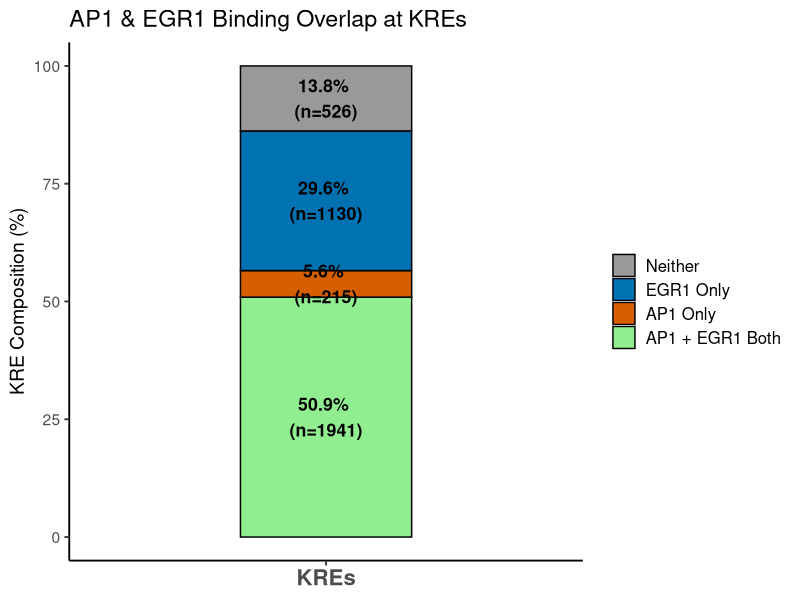

This chart was generated by the following R code:
# Load libraries
library(ggplot2)
library(dplyr)
# Create the dataframe
kre_breakdown <- data.frame(
  Binding_Status = factor(
    c("AP1 + EGR1 Both", "AP1 Only", "EGR1 Only", "Neither"),
    levels = c("Neither", "EGR1 Only", "AP1 Only", "AP1 + EGR1 Both") 
  ),
  Count = c(1941, 215, 1130, 526) 
)
kre_breakdown <- kre_breakdown %>%
  mutate(Percentage = (Count / sum(Count)) * 100,
         Label = paste0(round(Percentage, 1), "% \n(n=", Count, ")"))
# Generate plot
ggplot(kre_breakdown, aes(x = "KREs", y = Percentage, fill = Binding_Status)) +
  geom_bar(stat = "identity", width = 0.4, color = "black", size = 0.5) +
  
  geom_text(aes(label = Label), position = position_stack(vjust = 0.5), size = 4.5, fontface = "bold") +
  
  scale_fill_manual(values = c("Neither" = "#999999",         # Light Gray
                               "EGR1 Only" = "#0072B2",       # Light Blue
                               "AP1 Only" = "#D55E00",        # Orange
                               "AP1 + EGR1 Both" = "lightgreen"))+ # Green
  
  theme_classic(base_size = 14) +
  theme(
    axis.text.x = element_text(face = "bold", size = 16),
    legend.title = element_blank(),
    legend.position = "right",
    legend.text = element_text(size = 12)
  ) +
  labs(
    title = "AP1 & EGR1 Binding Overlap at KREs",
    y = "KRE Composition (%)",
    x = NULL
  )
